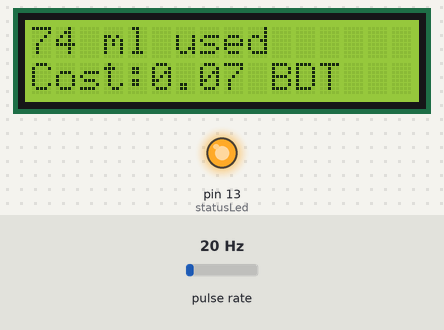
A sketch run on a simulated Arduino Uno, built with avr-gcc and run on an emulated ATmega328P. On the bench: 16×2 character LCD, output pins drawn as LEDs (lit = HIGH). Wiring (inferred from the names in the program): pulse sensor: data pin 2. The inputs (shaded band) are chosen by the test bench; at power-on: pulse rate 20 Hz. What the sketch prints to the serial monitor is not drawn.

Above: at 1.6 s.
1.7 s: pulse rate (sensor on pin 2) set to 4 Hz
At 2.7 s:
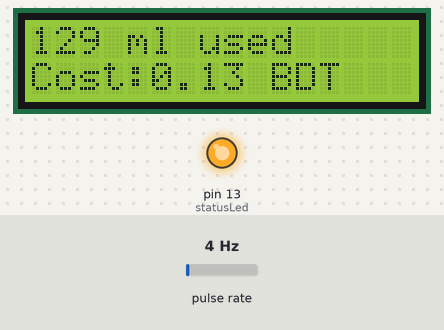
4.5 s: pulse rate (sensor on pin 2) set to 50 Hz
At 5.8 s:
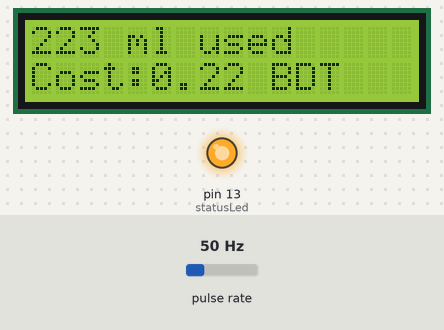
7.5 s: pulse rate (sensor on pin 2) set to 100 Hz
At 8.6 s:
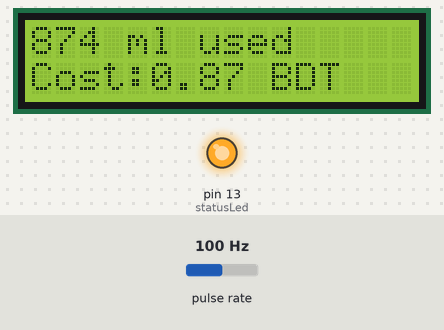
Timing chart, 0 to 10.5 s (numbered marks = the images above; inputs shaded):
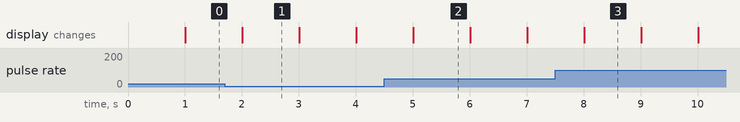

The sketch:

WaterFlow_Demo2.ino
```cpp
#include <LCD.h>
#include <LiquidCrystal_SR.h>
#include <LiquidCrystal.h>
LiquidCrystal_SR lcd(10, 8, 9);
            //  DATA CLOCK LATCH

byte statusLed    = 13;

byte sensorInterrupt = 0;  // 0 = digital pin 2
byte sensorPin       = 2;

// The hall-effect flow sensor outputs approximately 4.5 pulses per second per
// litre/minute of flow.
float calibrationFactor = 4.5;

volatile byte pulseCount;

float flowRate;
unsigned int flowMilliLitres;
unsigned long totalMilliLitres;

unsigned long oldTime;


void setup()
{

  // Initialize a serial connection for reporting values to the host
  Serial.begin(9600);

  // Set up the status LED line as an output
  pinMode(statusLed, OUTPUT);
  digitalWrite(statusLed, HIGH);  // We have an active-low LED attached

  pinMode(sensorPin, INPUT);
  digitalWrite(sensorPin, HIGH);

  pulseCount        = 0;
  flowRate          = 0.0;
  flowMilliLitres   = 0;
  totalMilliLitres  = 0;
  oldTime           = 0;

  // The Hall-effect sensor is connected to pin 2 which uses interrupt 0.
  // Configured to trigger on a FALLING state change (transition from HIGH
  // state to LOW state)
  attachInterrupt(sensorInterrupt, pulseCounter, FALLING);

 lcd.begin(16, 2); // set up the LCD's number of columns and rows:
 lcd.clear(); // clear the screen
}

/**
 * Main program loop
 */
void loop()
{

  if((millis() - oldTime) > 1000)    // Only process counters once per second
  {
    // Disable the interrupt while calculating flow rate and sending the value to
    // the host
    detachInterrupt(sensorInterrupt);

    // Because this loop may not complete in exactly 1 second intervals we calculate
    // the number of milliseconds that have passed since the last execution and use
    // that to scale the output. We also apply the calibrationFactor to scale the output
    // based on the number of pulses per second per units of measure (litres/minute in
    // this case) coming from the sensor.
    flowRate = ((1000.0 / (millis() - oldTime)) * pulseCount) / calibrationFactor;

    // Note the time this processing pass was executed. Note that because we've
    // disabled interrupts the millis() function won't actually be incrementing right
    // at this point, but it will still return the value it was set to just before
    // interrupts went away.
    oldTime = millis();

    // Divide the flow rate in litres/minute by 60 to determine how many litres have
    // passed through the sensor in this 1 second interval, then multiply by 1000 to
    // convert to millilitres.
    flowMilliLitres = (flowRate / 60) * 1000;

    // Add the millilitres passed in this second to the cumulative total
    totalMilliLitres += flowMilliLitres;

    unsigned int frac;

    // Print the flow rate for this second in litres / minute
    Serial.print("Flow rate: ");
    Serial.print(int(flowRate));  // Print the integer part of the variable
    Serial.print(" L/min");
    Serial.print("\t");       // Print tab space

    // Print the cumulative total of litres flowed since starting
    Serial.print("Output Liquid Quantity: ");
    Serial.print(totalMilliLitres);
    Serial.println("mL");
    Serial.print("\t");       // Print tab space
    Serial.print(totalMilliLitres);
    Serial.print(" ML");
  //lcd.clear(); // clear the screen
    lcd.setCursor(0, 0); // put cursor at colon 0 and row 0
    lcd.print(totalMilliLitres); // print a text
    lcd.print(" ml used");
    lcd.setCursor(0, 1); // put cursor at colon 0 and row 1
    lcd.print("Cost:"); // print a text
    lcd.print(totalMilliLitres*.001);
    lcd.print(" BDT");

    // Reset the pulse counter so we can start incrementing again
    pulseCount = 0;

    // Enable the interrupt again now that we've finished sending output
    attachInterrupt(sensorInterrupt, pulseCounter, FALLING);
  }
}

/*
Insterrupt Service Routine
 */
void pulseCounter()
{
  // Increment the pulse counter
  pulseCount++;
}
```

Measured:
- what the display in image 1 shows lasts 1.0 s, from 2.0 s to 3.0 s
